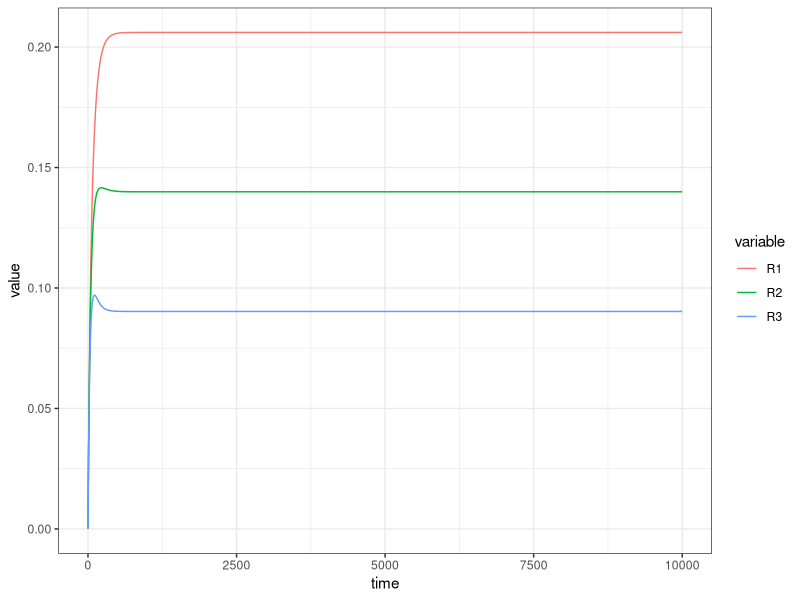
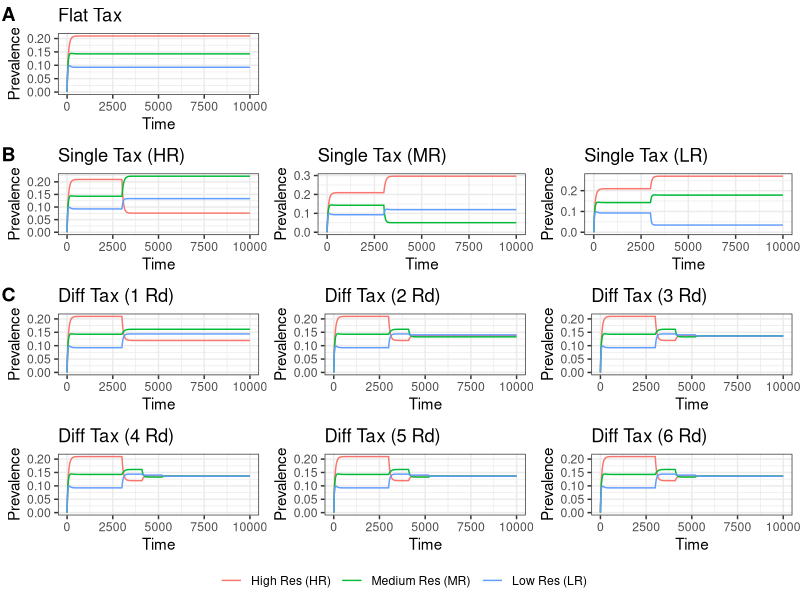

These figures' R source, in order:
library("deSolve"); library("ggplot2"); library("reshape2"); library("ggpubr")
rm(list=ls())

# ODEs --------------------------------------------------------------------

amr <- function(t, y, parms, sigma_use1, sigma_use2, sigma_use3) {
  with(as.list(c(y, parms)), {
    
    #Specify the time-varying functions
    
    sigma_use1 <- sigma_func1(t)
    sigma_use2 <- sigma_func2(t)
    sigma_use3 <- sigma_func3(t)
    
    #ODES Below
    
    dX = lambda - lambda*X - beta*X*(Wt + R1*c1 + R2*c2 + R3*c3 + R12*c12 + R13*c13 + R23*c23 + R123*c123) +
      r_wt*Wt*(1 - (sigma_use1 + sigma_use2 + sigma_use3)) + r_r*R1*(1-(sigma_use2 + sigma_use3)) + r_r*R2*(1-(sigma_use1 + sigma_use3)) + r_r*R3*(1-(sigma_use1 + sigma_use2)) +
      r_rr*R12*(1-sigma_use3) + r_rr*R13*(1-sigma_use2) + r_rr*R23*(1-sigma_use1) + 
      r_rrr*R123 + 
      r_t*(1-rho)*(Wt*(sigma_use1 + sigma_use2 + sigma_use3) + R1*(sigma_use2 + sigma_use3) + 
                     R2*(sigma_use1 + sigma_use3) + R3*(sigma_use1 + sigma_use2) + 
                     R12*sigma_use3 + R13*sigma_use2 + R23*sigma_use1)
    
    dWt = - lambda*Wt + beta*X*Wt - r_wt*Wt*(1 - (sigma_use1 + sigma_use2 + sigma_use3)) - r_t*Wt*(1-rho)*(sigma_use1 + sigma_use2 + sigma_use3) +
      eta_rw*(R1 + R2 + R3 + R12 + R13 + R23 + R123)*(1 - (sigma_use1 + sigma_use2 + sigma_use3)) - 
      eta_wr*Wt*rho*(sigma_use1 + sigma_use2 + sigma_use3)
    
    dR1 = - lambda*R1 + beta*X*R1*c1 - r_t*(1-rho)*(sigma_use2 + sigma_use3)*R1 - r_r*(1-(sigma_use2 + sigma_use3))*R1 - eta_rr*R1*rho*sigma_use2 -
      eta_rr*R1*rho*sigma_use3 - eta_rw*R1*(1 - (sigma_use1 + sigma_use2 + sigma_use3)) + eta_wr*rho*Wt*sigma_use1
    
    dR2 = - lambda*R2 + beta*X*R2*c2 - r_t*(1-rho)*(sigma_use1 + sigma_use3)*R2 - r_r*(1-(sigma_use1 + sigma_use3))*R2 - eta_rr*R2*rho*sigma_use1 -
      eta_rr*R2*rho*sigma_use3 - eta_rw*R2*(1 - (sigma_use1 + sigma_use2 + sigma_use3)) + eta_wr*rho*Wt*sigma_use2
    
    dR3 = - lambda*R3 + beta*X*R3*c3 - r_t*(1-rho)*(sigma_use1 + sigma_use2)*R3 - r_r*(1-(sigma_use1 + sigma_use2))*R3 - eta_rr*R3*rho*sigma_use1 -
      eta_rr*R3*rho*sigma_use2 - eta_rw*R3*(1 - (sigma_use1 + sigma_use2 + sigma_use3)) + eta_wr*rho*Wt*sigma_use3
    
    
    dR12 = - lambda*R12 + beta*X*R12*c12 - r_t*(1-rho)*sigma_use3*R12 - r_rr*(1-sigma_use3)*R12 - eta_rrr*R12*rho*sigma_use3 -
      eta_rw*R12*(1 - (sigma_use1 + sigma_use2 + sigma_use3)) + eta_rr*R1*rho*sigma_use2 + eta_rr*R2*rho*sigma_use1 
    
    dR13 = - lambda*R13 + beta*X*R13*c13 - r_t*(1-rho)*sigma_use2*R13 - r_rr*(1-sigma_use2)*R13 - eta_rrr*R13*rho*sigma_use2 -
      eta_rw*R13*(1 - (sigma_use1 + sigma_use2 + sigma_use3)) + eta_rr*R1*rho*sigma_use3 + eta_rr*R3*rho*sigma_use1 
    
    dR23 = - lambda*R23 + beta*X*R23*c23 - r_t*(1-rho)*sigma_use1*R23 - r_rr*(1-sigma_use1)*R23 - eta_rrr*R23*rho*sigma_use1 -
      eta_rw*R23*(1 - (sigma_use1 + sigma_use2 + sigma_use3)) + eta_rr*R2*rho*sigma_use3 + eta_rr*R3*rho*sigma_use2 
    
    dR123 = - lambda*R123 + beta*X*R123*c123 - r_rrr*R123 - eta_rw*R123*(1 - (sigma_use1 + sigma_use2 + sigma_use3)) + 
      eta_rrr*rho*(sigma_use3*R12 + sigma_use2*R13 + sigma_use1*R23)
    
    return(list(c(dX,dWt,
                  dR1,dR2,dR3,
                  dR12,dR13,dR23,
                  dR123)))
  })
}

# Extract Sigmas for the ApproxFun Function -------------------------------

approx_sigma <- function(sigma_mat){
  
  usage = data.frame("time" = seq(0,10000),
                     "PopUsage1" = c(rep(sigma_mat[1,1], 3000),
                                     rep(sigma_mat[1,2], 365*3), rep(sigma_mat[1,3], 365*3), rep(sigma_mat[1,4], 365*3),
                                     rep(sigma_mat[1,5], 365*3), rep(sigma_mat[1,6], 365*3), rep(sigma_mat[1,7], 10001 - (3000 + (365*3)*5))),
                     
                     "PopUsage2" = c(rep(sigma_mat[2,1], 3000),
                                     rep(sigma_mat[2,2], 365*3), rep(sigma_mat[2,3], 365*3), rep(sigma_mat[2,4], 365*3),
                                     rep(sigma_mat[2,5], 365*3), rep(sigma_mat[2,6], 365*3), rep(sigma_mat[2,7], 10001 - (3000 + (365*3)*5))),
                     
                     "PopUsage3" = c(rep(sigma_mat[3,1], 3000),
                                     rep(sigma_mat[3,2], 365*3), rep(sigma_mat[3,3], 365*3), rep(sigma_mat[3,4], 365*3),
                                     rep(sigma_mat[3,5], 365*3), rep(sigma_mat[3,6], 365*3), rep(sigma_mat[3,7], 10001 - (3000 + (365*3)*5))))
  return(usage)
}

# ODE Wrapper Function ----------------------------------------------------

ode_wrapper <- function(times, y, parms, func, approx_sigma) {
  
  sigma_mat = matrix(c(rep(parms[["sigma1"]], 7),
                       rep(parms[["sigma2"]], 7),
                       rep(parms[["sigma3"]], 7)), 
                     nrow = 3, ncol = 7, byrow = T)
  eff_tax <- parms[["eff_tax"]]; PED <- parms[["PED"]]
  
  if(parms[["int_round"]] > 0 ) {
    for(i in 1:parms[["int_round"]]) {
      stor_sigma <- sigma_mat[,i]
      
      sigma_mat[,(i+1):7] = c(stor_sigma[1]*(1 + ((eff_tax[1,i]*PED[1,1]) + (eff_tax[2,i]*PED[2,1]) + (eff_tax[3,i]*PED[3,1]))),
                              stor_sigma[2]*(1 + ((eff_tax[1,i]*PED[1,2]) + (eff_tax[2,i]*PED[2,2]) + (eff_tax[3,i]*PED[3,2]))),
                              stor_sigma[3]*(1 + ((eff_tax[1,i]*PED[1,3]) + (eff_tax[2,i]*PED[2,3]) + (eff_tax[3,i]*PED[3,3]))))
      
      
      sigma_mat[,(i+1):7][sigma_mat[,(i+1)] < 0.01] <- 0.01
      
      if(colSums(sigma_mat)[i+1] > 1) {
        sigma_mat[,(i+1):7] <- sigma_mat[,i+1]/(sum(sigma_mat[,i+1])+0.01)
      }
    }
  }
  
  parms[["sigma_mat"]] <- sigma_mat
  
  sigma_data <- approx_sigma(sigma_mat)
  
  sigma_func1 <<- approxfun(sigma_data[,c(1,2)], rule = 2)
  sigma_func2 <<- approxfun(sigma_data[,c(1,3)], rule = 2)
  sigma_func3 <<- approxfun(sigma_data[,c(1,4)], rule = 2)
  
  #Run the model 
  out <- data.frame(ode(y = init, func = func, times = times, parms = parms))
  
  n_data <- ncol(out)-1
  
  timing <- t(sapply(1:n_data, function(x)  out[max(which(!is.na(out[,x+1]))),]))
  
  if(timing[1,1] != tail(times,1)) {
    for(i in 1:n_data){
      out[seq(timing[[1]]+2,tail(times,1)+1),i+1] <- timing[i,i+1]
    }
  }
  out[out < 1e-10] <- 0
  
  return(list(out, parms))
}

# Function to Aggregate Resistance ----------------------------------------

agg_func <- function(data) {
  agg_data <- data.frame("time" = data$time,
                         "Susc" = data$X,
                         "WT" = data$Wt, 
                         "R1" = data$R1 + data$R12 + data$R13 + data$R123,
                         "R2" = data$R2 + data$R12 + data$R23 + data$R123,
                         "R3" = data$R3 + data$R13 + data$R23 + data$R123)
  return(agg_data)
}

# Single Taxation Function ------------------------------------------------

single_tax <- function(res_order, tax, parms, init, func, agg_func, ode_wrapper, approx_sigma) {
  
  #First Run
  parms[["base_tax"]] <- tax
  
  run_1rd <- agg_func(ode_wrapper(y = init, func = func, times = seq(0, parms[["t_n"]]), parms = parms, approx_sigma)[[1]])
  values_1rd <- tail(run_1rd, 1)[4:6]
  
  res_order_vec <- c(names(values_1rd)[which.max(values_1rd)],
                     names(values_1rd)[setdiff(1:3, c(which.min(values_1rd), which.max(values_1rd)))],
                     names(values_1rd)[which.min(values_1rd)])[res_order]
  
  parms[["eff_tax"]][as.numeric(substr(res_order_vec, 2, 2)), c(1:6)] <- as.numeric(parms[["base_tax"]])
  parms[["int_round"]] <- 1
  
  #Real Model Run 
  run_real <- ode_wrapper(y = init, func = func, times = seq(0, 10000), parms = parms, approx_sigma)
  return(run_real)
}

# Dual Model --------------------------------------------------------------

multi_int_fun <- function(int_gen, time_between, parms, init, func, agg_func, ode_wrapper, approx_sigma){
  
  parms["time_between"] <- time_between
  
  #First Run
  run_1rd <- agg_func(ode_wrapper(y = init, func = func, times = seq(0, parms[["t_n"]]), parms = parms, approx_sigma)[[1]])
  values_1rd <- tail(run_1rd, 1)[4:6]
  
  low_char_1rd <- names(values_1rd)[which.min(values_1rd)]
  high_char_1rd <- names(values_1rd)[which.max(values_1rd)]
  med_char_1rd <- names(values_1rd)[setdiff(1:3, c(which.min(values_1rd), which.max(values_1rd)))]
  
  parms[["eff_tax"]][as.numeric(substr(low_char_1rd, 2, 2)), c(1:6)] <- as.numeric((parms[["base_tax"]]*(values_1rd[low_char_1rd]/values_1rd[med_char_1rd])))
  parms[["eff_tax"]][as.numeric(substr(high_char_1rd, 2, 2)), c(1:6)] <- as.numeric((parms[["base_tax"]]*(values_1rd[high_char_1rd]/values_1rd[med_char_1rd])))
  parms[["eff_tax"]][as.numeric(substr(med_char_1rd, 2, 2)), c(1:6)] <- as.numeric((parms[["base_tax"]]*(values_1rd[med_char_1rd]/values_1rd[med_char_1rd])))
  parms[["eff_tax"]][parms[["eff_tax"]] < 0.00001] <- 0
  
  #First Round of Diff Taxation
  
  parms[["int_round"]] <- 1
  
  if(int_gen > 1) {
    #All Rounds Above 1
    for(i in 2:int_gen) {
      parms[["int_round"]] <- i-1
      run <- agg_func(ode_wrapper(y = init, func = func, times = seq(0, parms[["t_n"]] + (parms[["time_between"]]*(i-1))), parms = parms, approx_sigma)[[1]])
      values <- tail(run, 1)[4:6]
      
      if(values[1] == 0 & values[2] == 0 & values[3] == 0) {
        parms[["eff_tax"]][,i] <- 0
      } else {
        
        low_char <- names(values)[which.min(values)]
        high_char <- names(values)[which.max(values)]
        med_char <- names(values)[setdiff(1:3, c(which.min(values), which.max(values)))]
        
        parms[["eff_tax"]][as.numeric(substr(low_char, 2, 2)), c((i):6)] <- as.numeric((parms[["base_tax"]]*(tail(run[low_char],1)/values_1rd[med_char_1rd])))
        parms[["eff_tax"]][as.numeric(substr(high_char, 2, 2)), c((i):6)] <- as.numeric((parms[["base_tax"]]*(tail(run[high_char],1)/values_1rd[med_char_1rd])))
        parms[["eff_tax"]][as.numeric(substr(med_char, 2, 2)), c((i):6)] <- as.numeric((parms[["base_tax"]]*(tail(run[med_char],1)/values_1rd[med_char_1rd])))
        parms[["eff_tax"]][parms[["eff_tax"]] < 0.00001] <- 0
      }
      parms[["int_round"]] <- i
    }
  }
  out_run <- ode_wrapper(y = init, func = func, times = seq(0, 10000), parms = parms, approx_sigma)
  return(out_run)
}

# Baseline Parms ----------------------------------------------------------

init <- c(X = 0.99, Wt = 1-0.99, R1 = 0, R2 = 0, R3 = 0,
          R12 = 0, R13 = 0, R23 = 0,
          R123 = 0)

parms = list(lambda = 1/365*(2), int_round = 1, 
             beta = 5, sigma1 = 0.25, sigma2 = 0.25, sigma3 = 0.25,
             r_wt = 1/12, r_r = 1/10,  r_rr = 1/9,  r_rrr = 1/8, 
             r_t = 1/7, eta_wr = 0.3, eta_rw = 0.04, 
             eta_rr = 0.01, eta_rrr = 0.01,  
             c1 = 0.945, c2 = 0.91, c3 = 0.85,
             c12 = 0.845, c13 = 0.81, c23 = 0.75,
             c123 = 0.7,
             PED = matrix(c(-1, 0.5, 0.5, 
                            0.5, -1, 0.5,
                            0.5, 0.5, -1), #Be aware of this matrix
                          nrow = 3, ncol = 3, byrow = T),
             eff_tax = matrix(c(0, 0, 0, 0, 0, 0, 
                                0, 0, 0, 0, 0, 0, 
                                0, 0, 0, 0, 0, 0), 
                              nrow = 3, ncol = 6, byrow = T),
             sigma_mat = matrix(c(0, 0, 0, 0, 0, 0, 0, 
                                  0, 0, 0, 0, 0, 0, 0,
                                  0, 0, 0, 0, 0, 0, 0), 
                                nrow = 3, ncol = 7, byrow = T),
             t_n = 3000, time_between = Inf, rho = 0.05, base_tax = 0.5)

# Baseline Model ----------------------------------------------------------

parms1 <- parms
testrun_flat <- ode_wrapper(y = init, func = amr, times = seq(0, 10000), parms = parms1, approx_sigma)[[1]]
test_run_agg <- agg_func(testrun_flat) 

test_run_agg$AverageRes <- rowMeans(testrun_flat[,4:6])
test_run_agg$TotInf <- rowSums(testrun_flat[,3:10])

parms1 <- parms; parms1[["eff_tax"]][,] <- 0.5; parms1[["int_round"]] <- 1
testrun_flat <- ode_wrapper(y = init, func = amr, times = seq(0, 10000), parms = parms1, approx_sigma)[[1]]
test_plot_flat <- melt(testrun_flat, id.vars = "time", measure.vars = colnames(testrun_flat)[4:6])
ggplot(test_plot_flat, aes(time, value, color = variable)) + geom_line() + theme_bw()

# Intervention Scenarios --------------------------------------------------

#Flat Tax

parms1 <- parms; parms1[["eff_tax"]][,] <- 0.5; parms1[["int_round"]] <- 1
testrun_flat <- list(ode_wrapper(y = init, func = amr, times = seq(0, 10000), parms = parms1, approx_sigma)[[1]])

#Single Tax 
single_list <- list()

for(i in 1:3) {
  parms1 <- parms
  single_list[[i]] <- single_tax(i, 0.5, parms1, init, amr, agg_func, ode_wrapper, approx_sigma)[[1]]
}

#Diff Tax
diff_tax_list <- list()
for(i in 1:6) {
  diff_tax_list[[i]] <- multi_int_fun(i, 365*3, parms, init, amr, agg_func, ode_wrapper, approx_sigma)[[1]]
}

# Plotting the Scenarios --------------------------------------------------

#Create a combined list of all the scenarios
list_scen <- unlist(list(testrun_flat, single_list, diff_tax_list), recursive = FALSE)

melt_data <- list()

#Melt each one
for(i in 1:length(list_scen)) {
  data_agg <- agg_func(list_scen[[i]]) 
  colnames(data_agg)[4:6] <- c("High Res (HR)", "Medium Res (MR)", "Low Res (LR)") 
  melt_data[[i]] <- data.frame(melt(data_agg, id.vars = "time", measure.vars = colnames(data_agg)[4:6]),
                               "scen" = c("flat", "single1", "single2", "single3",
                                          "diff1", "diff2", "diff3", "diff4", "diff5", "diff6")[i])
}

p_data <- list()

#Plotting Loop
for(i in 1:length(melt_data)) {
  data <- melt_data[[i]]
  p_data[[i]] <- ggplot(data, aes(time, value, color = variable)) + geom_line() + theme_bw() + theme(legend.position = "bottom") +
    labs(x = "Time", y = "Prevalence", title = c("Flat Tax",
                                                 "Single Tax (HR)","Single Tax (MR)","Single Tax (LR)",
                                                 "Diff Tax (1 Rd)", "Diff Tax (2 Rd)", "Diff Tax (3 Rd)",
                                                 "Diff Tax (4 Rd)", "Diff Tax (5 Rd)", "Diff Tax (6 Rd)")[i], color = "")
}

ggarrange(p_data[[1]], "", "",
          p_data[[2]], p_data[[3]],p_data[[4]], 
          p_data[[5]], p_data[[6]], p_data[[7]],
          p_data[[8]], p_data[[9]], p_data[[10]],
          labels = c("A", "", "",
                     "B", "", "",
                     "C", "", "",
                     "", "", ""), hjust = -.1,  nrow = 4, ncol = 3, common.legend = T, legend = "bottom")
